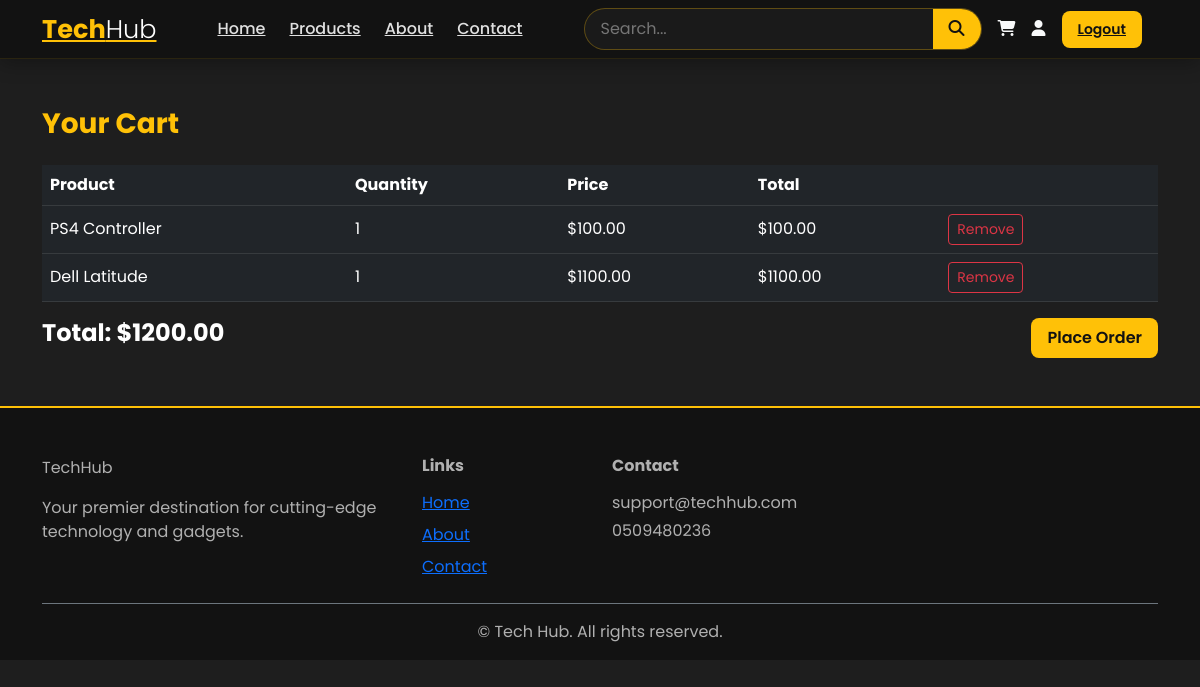
Screenshot of /cart/ (signed in) with the database file from the repository.
### main/models.py (models this page shows, shortened)
class CartItem(models.Model):
    cart = models.ForeignKey(Cart, on_delete=models.CASCADE)
    product = models.ForeignKey(Product, on_delete=models.CASCADE)
    quantity = models.PositiveIntegerField(default=1)
    @property
    def total_price(self):
        return self.product.price * self.quantity

class Product(models.Model):
    name = models.CharField(max_length=100)
    category = models.ForeignKey(Category, on_delete=models.SET_NULL, null=True, blank=True)
    description = models.TextField(blank=True)
    price = models.DecimalField(max_digits=10, decimal_places=2, default=0)
    stock = models.PositiveIntegerField(default=0)
    pic = models.ImageField(upload_to='products/')
    added_time = models.DateTimeField(auto_now_add=True)

### main/views.py (the view)
# urls.py: path('cart/', views.cart_detail, name='cart_detail'),
@login_required
def cart_detail(request):
    cart, created = Cart.objects.get_or_create(customer=request.user)
    items = cart.cartitem_set.all()
    total = cart.total_price()
    return render(request, 'main/cart_detail.html', {'cart': cart, 'items': items, 'total': total})

### main/models.py (called while the page is built)
    def total_price(self):
        return sum(item.total_price for item in self.cartitem_set.all())

### main/templates/main/cart_detail.html
{% extends 'main/base.html' %}
{% block content %}
<h3 class="fw-bold mb-4 text-warning">Your Cart</h3>
{% if items %}
<table class="table table-dark table-hover align-middle">
  <thead>
    <tr>
      <th>Product</th>
      <th>Quantity</th>
      <th>Price</th>
      <th>Total</th>
      <th></th>
    </tr>
  </thead>
  <tbody>
    {% for item in items %}
    <tr>
      <td>{{ item.product.name }}</td>
      <td>{{ item.quantity }}</td>
      <td>${{ item.product.price }}</td>
      <td>${{ item.total_price }}</td>
      <td><a href="{% url 'remove_from_cart' item.id %}" class="btn btn-sm btn-outline-danger">Remove</a></td>
    </tr>
    {% endfor %}
  </tbody>
</table>
<div class="d-flex justify-content-between align-items-center">
  <h4 class="fw-bold text-white">Total: ${{ total }}</h4>
  <a href="{% url 'place_order' %}" class="btn btn-yellow">Place Order</a>
</div>
{% else %}
<p class="text-muted">Your cart is empty.</p>
{% endif %}
{% endblock %}

### main/templates/main/base.html (style rules this page uses)
:root { --primary: #FFC107; --primary-dark: #FFA000; --black: #121212; --dark-gray: #1E1E1E; --medium-gray: #2D2D2D; --light-gray: #B0B0B0; --white: #FFFFFF; --text-light: #E0E0E0; --shadow: 0 4px 20px rgba(0, 0, 0, 0.25); --transition: all 0.3s ease; }
body { background: var(--dark-gray); color: var(--text-light); font-family: 'Poppins', sans-serif; }
.btn-yellow { background: var(--primary); color: var(--black); border: none; font-weight: 600; border-radius: 8px; padding: 0.5rem 1rem; transition: var(--transition); }

### rows the page displays
CartItem: product.name "PS4 Controller", quantity "1", product.price "100.00", total_price "100.00"
CartItem: product.name "Dell Latitude", quantity "1", product.price "1100.00", total_price "1100.00"

### other values shown
{{ total }} "1200.00"
